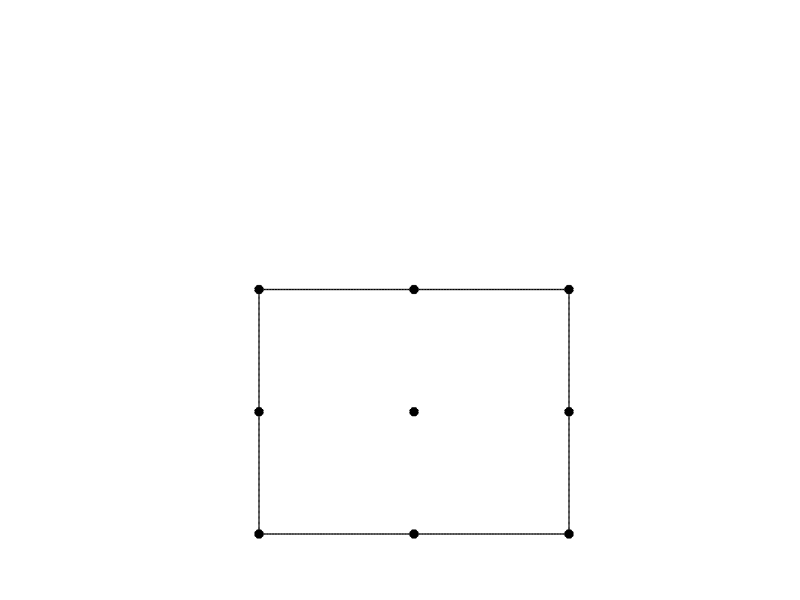

This figure's MATLAB source:
close all
clear
clc

x=-1:0.01:1;
y=ones(size(x));
plot(x,-1.*y,'k','LineWidth',1)
hold on
plot(-1.*y,x,'k','LineWidth',1)
plot(x,1.*y,'k','LineWidth',1)
plot(1.*y,x,'k','LineWidth',1)

x1 = [-1 0 1];
y1=ones(size(x1))

plot(x1,0.*y1,'*k','LineWidth',4)
plot(x1,-1.*y1,'*k','LineWidth',4)
plot(x1,1.*y1,'*k','LineWidth',4)

axis([-2,2,-1,3])
box off
axis off

set(gca,'xtick',[],'xticklabel',[])
set(gca,'ytick',[],'yticklabel',[])
